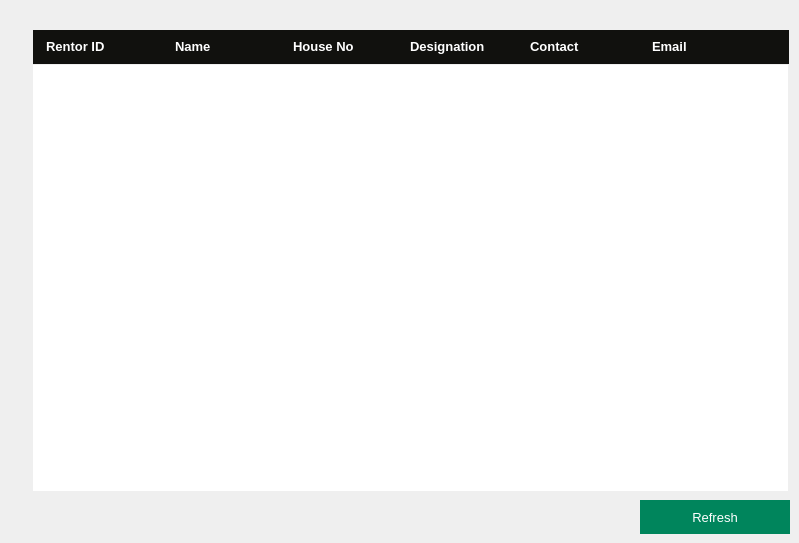
    <widget class="QWidget" name="deleteEmpWidget">
     <property name="styleSheet">
      <string notr="true">#deleteEmpWidget
{
	background:#2D2D2D;
}

</string>
     </property>
     <widget class="QTableView" name="deleteTableView">
      <property name="geometry">
       <rect>
        <x>33</x>
        <y>65</y>
        <width>755</width>
        <height>426</height>
       </rect>
      </property>
      <property name="sizePolicy">
       <sizepolicy hsizetype="Fixed" vsizetype="Fixed">
        <horstretch>0</horstretch>
        <verstretch>0</verstretch>
       </sizepolicy>
      </property>
      <property name="focusPolicy">
       <enum>Qt::NoFocus</enum>
      </property>
      <property name="autoFillBackground">
       <bool>false</bool>
      </property>
      <property name="frameShape">
       <enum>QFrame::NoFrame</enum>
      </property>
      <property name="horizontalScrollBarPolicy">
       <enum>Qt::ScrollBarAlwaysOff</enum>
      </property>
      <property name="sizeAdjustPolicy">
       <enum>QAbstractScrollArea::AdjustIgnored</enum>
      </property>
      <property name="editTriggers">
       <set>QAbstractItemView::NoEditTriggers</set>
      </property>
      <property name="tabKeyNavigation">
       <bool>false</bool>
      </property>
      <property name="showDropIndicator" stdset="0">
       <bool>false</bool>
      </property>
      <property name="dragDropOverwriteMode">
       <bool>false</bool>
      </property>
      <property name="alternatingRowColors">
       <bool>true</bool>
      </property>
      <property name="selectionMode">
       <enum>QAbstractItemView::SingleSelection</enum>
      </property>
      <property name="selectionBehavior">
       <enum>QAbstractItemView::SelectRows</enum>
      </property>
      <property name="textElideMode">
       <enum>Qt::ElideNone</enum>
      </property>
      <property name="showGrid">
       <bool>false</bool>
      </property>
      <property name="gridStyle">
       <enum>Qt::NoPen</enum>
      </property>
      <property name="cornerButtonEnabled">
       <bool>false</bool>
      </property>
      <attribute name="horizontalHeaderVisible">
       <bool>false</bool>
      </attribute>
      <attribute name="horizontalHeaderMinimumSectionSize">
       <number>30</number>
      </attribute>
      <attribute name="horizontalHeaderDefaultSectionSize">
       <number>120</number>
      </attribute>
     </widget>
     <widget class="QLabel" name="label_29">
      <property name="geometry">
       <rect>
        <x>33</x>
        <y>30</y>
        <width>135</width>
        <height>34</height>
       </rect>
      </property>
      <property name="font">
       <font>
        <pointsize>10</pointsize>
        <bold>true</bold>
       </font>
      </property>
      <property name="styleSheet">
       <string notr="true">#label_29
{
	color:white;
	background:#11110E;
padding-left:10px;
}</string>
      </property>
      <property name="text">
       <string>&lt;html&gt;&lt;head/&gt;&lt;body&gt;&lt;p&gt;   Rentor ID&lt;/p&gt;&lt;/body&gt;&lt;/html&gt;</string>
      </property>
     </widget>
     <widget class="QLabel" name="label_30">
      <property name="geometry">
       <rect>
        <x>167</x>
        <y>30</y>
        <width>120</width>
        <height>34</height>
       </rect>
      </property>
      <property name="font">
       <font>
        <pointsize>10</pointsize>
        <bold>true</bold>
       </font>
      </property>
      <property name="styleSheet">
       <string notr="true">#label_30
{
	color:white;
	background:#11110E;
	padding-left:5px;
}</string>
      </property>
      <property name="text">
       <string>&lt;html&gt;&lt;head/&gt;&lt;body&gt;&lt;p&gt;Name&lt;/p&gt;&lt;/body&gt;&lt;/html&gt;</string>
      </property>
     </widget>
     <widget class="QLabel" name="label_31">
      <property name="geometry">
       <rect>
        <x>287</x>
        <y>30</y>
        <width>125</width>
        <height>34</height>
       </rect>
      </property>
      <property name="font">
       <font>
        <pointsize>10</pointsize>
        <bold>true</bold>
       </font>
      </property>
      <property name="styleSheet">
       <string notr="true">#label_31
{
	color:white;
	background:#11110E;
	padding-left:3px;
}</string>
      </property>
      <property name="text">
       <string>&lt;html&gt;&lt;head/&gt;&lt;body&gt;&lt;p&gt;House No&lt;/p&gt;&lt;/body&gt;&lt;/html&gt;</string>
      </property>
     </widget>
     <widget class="QLabel" name="label_32">
      <property name="geometry">
       <rect>
        <x>530</x>
        <y>30</y>
        <width>122</width>
        <height>34</height>
       </rect>
      </property>
      <property name="font">
       <font>
        <pointsize>10</pointsize>
        <bold>true</bold>
       </font>
      </property>
      <property name="styleSheet">
       <string notr="true">#label_32
{
	color:white;
	background:#11110E;
}</string>
      </property>
      <property name="text">
       <string>&lt;html&gt;&lt;head/&gt;&lt;body&gt;&lt;p&gt;Contact&lt;/p&gt;&lt;/body&gt;&lt;/html&gt;</string>
      </property>
     </widget>
     <widget class="QLabel" name="label_33">
      <property name="geometry">
       <rect>
        <x>410</x>
        <y>30</y>
        <width>120</width>
        <height>34</height>
       </rect>
      </property>
      <property name="font">
       <font>
        <pointsize>10</pointsize>
        <bold>true</bold>
       </font>
      </property>
      <property name="styleSheet">
       <string notr="true">#label_33
{
	color:white;
	background:#11110E;
}</string>
      </property>
      <property name="text">
       <string>&lt;html&gt;&lt;head/&gt;&lt;body&gt;&lt;p&gt;Designation&lt;/p&gt;&lt;/body&gt;&lt;/html&gt;</string>
      </property>
     </widget>
     <widget class="QLabel" name="label_34">
      <property name="geometry">
       <rect>
        <x>652</x>
        <y>30</y>
        <width>137</width>
        <height>34</height>
       </rect>
      </property>
      <property name="font">
       <font>
        <pointsize>10</pointsize>
        <bold>true</bold>
       </font>
      </property>
      <property name="styleSheet">
       <string notr="true">#label_34
{
	color:white;
	background:#11110E;
}</string>
      </property>
      <property name="text">
       <string>&lt;html&gt;&lt;head/&gt;&lt;body&gt;&lt;p&gt;Email&lt;/p&gt;&lt;/body&gt;&lt;/html&gt;</string>
      </property>
     </widget>
     <widget class="QPushButton" name="pushButton_3">
      <property name="geometry">
       <rect>
        <x>640</x>
        <y>500</y>
        <width>150</width>
        <height>34</height>
       </rect>
      </property>
      <property name="font">
       <font>
        <pointsize>10</pointsize>
       </font>
      </property>
      <property name="styleSheet">
       <string notr="true">#pushButton_3
{
	background:#00855C;
	border:none;
	color:white;
}

#pushButton_3:hover
{
	background:#2D2D2D;
	border:2px solid #00855C;
	color:#00855C;
}</string>
      </property>
      <property name="text">
       <string>Refresh</string>
      </property>
     </widget>
    </widget>
